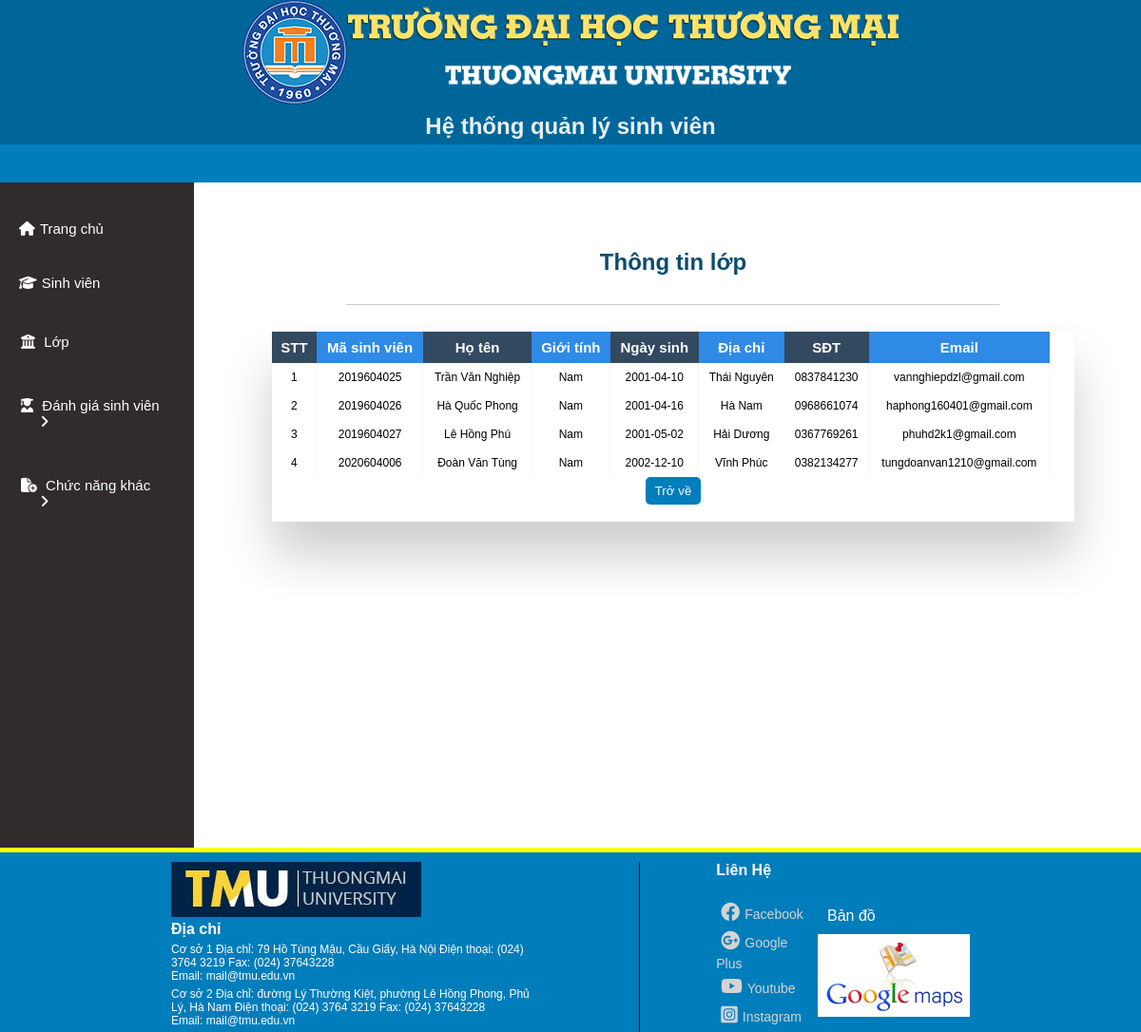
/quanlylop/thongtinlop.php?id=CK01, run on the app's committed database.
### tables this page shows
CREATE TABLE `sinhvien` (
  `MaSV` int(11) NOT NULL,
  `TenSV` varchar(255) NOT NULL,
  `GioiTinh` varchar(255) NOT NULL,
  `NgaySinh` date NOT NULL,
  `QueQuan` varchar(255) NOT NULL,
  `DanToc` varchar(255) NOT NULL,
  `TonGiao` varchar(255) NOT NULL,
  `SoCMT` varchar(255) NOT NULL,
  `NoiCapCMT` varchar(255) NOT NULL,
  `SDT` varchar(10) NOT NULL,
  `Email` text NOT NULL,
  `DoiTuongMG` int(11) NOT NULL,
  `MaLop` varchar(255) DEFAULT NULL,
  `MaNganh` varchar(255) NOT NULL
);

### quanlylop/thongtinlop.php (the view, shortened to what this page needs)
<?php
    $conn = mysqli_connect("localhost", "root", "", "qlsv") or die("Connection failed !");
    mysqli_set_charset($conn, 'utf8');
    $id1 = $_GET["id"];
    $sql = "select * from sinhvien join lop where sinhvien.MaLop = lop.MaLop AND lop.MaLop = '$id1' ";
    $qr = mysqli_query($conn, $sql);
?>
<!DOCTYPE html>
<html lang="en">
<head>
    <link rel="stylesheet"
          href="../styleAdmin.css">
    <link rel="stylesheet"
          href="https://cdnjs.cloudflare.com/ajax/libs/font-awesome/6.1.1/css/all.min.css">
</head>
<body>
    <?php include("../header.php"); ?>
    <?php include("../nav.php"); ?>
    <section>
        <div class="section-contain">
            <?php include("../menu.php"); ?>
            <div id="showFunction">
                <div class="head_title">
                    <h1>Thông tin lớp</h1>
                </div>
                <br>
                <div class="table-wrapper">
                    <table class="fl-table tt">
                        <thead>
                            <tr>
                                <th>STT</th>
                                <th>Mã sinh viên</th>
                                <th>Họ tên</th>
                                <th>Giới tính</th>
                                <th>Ngày sinh</th>
                                <th>Địa chỉ</th>
                                <th>SĐT</th>
                                <th>Email</th>
                            </tr>
                        </thead>
                        <?php
            $i = 0;
            while ($item = mysqli_fetch_array($qr)){ ?>
                        <tbody>
                            <tr>
                                <td><?php $i++; echo $i; ?></td>
                                <td><?php echo $item['MaSV']; ?></td>
                                <td><?php echo $item['TenSV']; ?></td>
                                <td><?php echo $item['GioiTinh']; ?></td>
                                <td><?php echo $item['NgaySinh']; ?></td>
                                <td><?php echo $item['QueQuan']; ?></td>
                                <td><?php echo $item['SDT']; ?></td>
                                <td><?php echo $item['Email']; ?></td>
                            </tr>
                        </tbody>
                        <?php } ?>
                    </table>
                    <button class="btn-submit-css"
                            onclick="window.location = '../quanlylop/dslop.php'">Trở về</button><br><br>
                </div>
            </div>
        </div>
    </section>
    <?php include("../footer.php"); ?>
</body>
</html>

### styleAdmin.css (style rules this page uses)
* { padding: 0; margin: 0; box-sizing: border-box; font-family: sans-serif; }
section { text-align: center; }
#showFunction { margin: 40px 0 0 5px; height:100%; float: right; width: 82%; border-radius: 5px; }
.table-wrapper { margin: 10px 70px 70px; box-shadow: 0px 35px 50px rgba( 0, 0, 0, 0.2 ); }
.fl-table { border-radius: 5px; font-size: 15px; font-weight: normal; border: none; width: 97%; border-collapse: collapse; white-space: nowrap; background-color: white; margin-right: 10px; }
.fl-table td, .fl-table th { text-align: center; padding: 8px; }
.fl-table td { border-right: 1px solid #f8f8f8; font-size: 12px; }
.fl-table thead th { color: #ffffff; background: #2f8ae6; }
.fl-table thead th:nth-child(odd) { color: #ffffff; background: #324960; }
h1 { margin: 30px; color:#094d6f; }
.head_title { margin: 0 auto; width : 70%; align-items: center; text-align: center; border-bottom: 1px solid #ccc; }
.btn-submit-css { padding: 7px 10px; border: none; background-color: #007dbb; color: white; border-radius: 5px; cursor: pointer; }

### data on the page
sinhvien: MaSV "2019604025", TenSV "Trần Văn Nghiệp", GioiTinh "Nam", NgaySinh "2001-04-10", QueQuan "Thái Nguyên", SDT "0837841230", Email "vannghiepdzl@gmail.com"
sinhvien: MaSV "2019604026", TenSV "Hà Quốc Phong", GioiTinh "Nam", NgaySinh "2001-04-16", QueQuan "Hà Nam", SDT "0968661074", Email "haphong160401@gmail.com"
sinhvien: MaSV "2019604027", TenSV "Lê Hồng Phú", GioiTinh "Nam", NgaySinh "2001-05-02", QueQuan "Hải Dương", SDT "0367769261", Email "phuhd2k1@gmail.com"
sinhvien: MaSV "2020604006", TenSV "Đoàn Văn Tùng", GioiTinh "Nam", NgaySinh "2002-12-10", QueQuan "Vĩnh Phúc", SDT "0382134277", Email "tungdoanvan1210@gmail.com"
